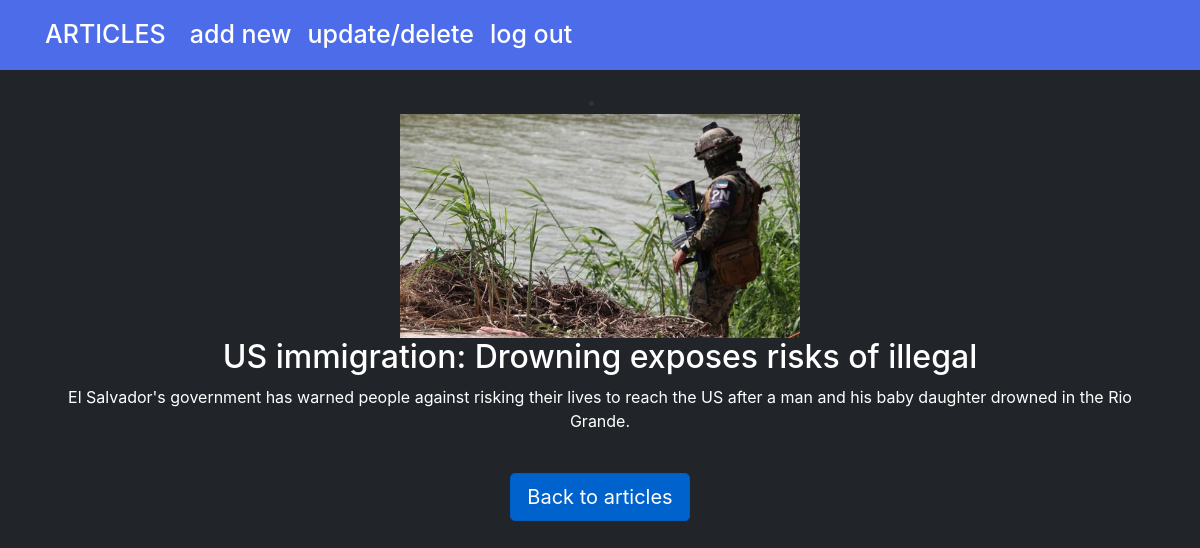
The app's page /index.php?page=singleArticle&id=49 (signed in) with its own data.
### tables this page shows
CREATE TABLE `images` (
  `idImg` int(5) NOT NULL,
  `big` varchar(150) NOT NULL,
  `idArticle` int(5) NOT NULL
);

CREATE TABLE `articles` (
  `idArticle` int(5) NOT NULL,
  `heading` varchar(50) NOT NULL,
  `text` varchar(500) NOT NULL,
  `idUser` int(5) NOT NULL
);

### models/articles/functions.php (called while the page is built, shortened)
<?php
    function getAllPhotos($id){
        global $conn;
        try{
        $query = "SELECT * FROM images where idArticle = ?";
        $query = $conn->prepare($query);
        $query->execute([$id]);
        $photos = $query->fetchAll();
        }
        catch(PDOException $ex){
            echo $ex->getMessage();
        }
        return $photos;
    }
    function getArticleByIdArt($id){
        global $conn;
        $upit = "SELECT * FROM articles where idArticle = ?";
        try{
            $upit = $conn->prepare($upit);
            $upit->execute([$id]);
            $art = $upit->fetchAll();
            $art[0]->big = getAllPhotos($art[0]->idArticle);
            return $art[0];
        }
        catch(PDOException $ex){
            $ex->getMessage();
        }
    }
?>

### views/pages/singleArticle.php (the view, shortened to what this page needs)
<?php
    include "views/static/header.php";
    include "models/articles/functions.php";
    $article = getArticleByIdArt($_GET['id']);
?>
<div class="container text-center" id="#cont">
    <div id="slider">
            <?php
                foreach($article->big as $b):
            ?>
                <li><img class="img-responsive" src="<?= $b->big ?>" alt="Article photo"></li>
            <?php endforeach; ?>
</div>
<h2 class="text-white text-center"><?= $article->heading ?></h2>
<p class="text-white text-center"><?= $article->text ?></p>
<br>
<a href="index.php?page=users" class=" btn btn-primary btn-lg active" role="button" aria-pressed="true">Back to articles</a>
</div>

### assets/css/style.css (style rules this page uses)
body { height: 100%; background-color: rgb(33, 37, 41); }
a { text-decoration:none !important; }

### assets/css/gslider.css (style rules this page uses)
html, body { margin: 0; padding: 0; background: #FFFFFF; color: #333333; }
#slider { position: relative; overflow: hidden; margin: 20px auto 0 auto; border-radius: 4px; }
li img { height: 400px; width: 400px; display: block; max-width: 100%; height: auto; margin: auto; }

### records on screen
images: big (picture)
articles: heading "US immigration: Drowning exposes risks of illegal", text "El Salvador's government has warned people against risking their lives to reach the US after a man and his baby daughter drowned in the Rio Grande."
